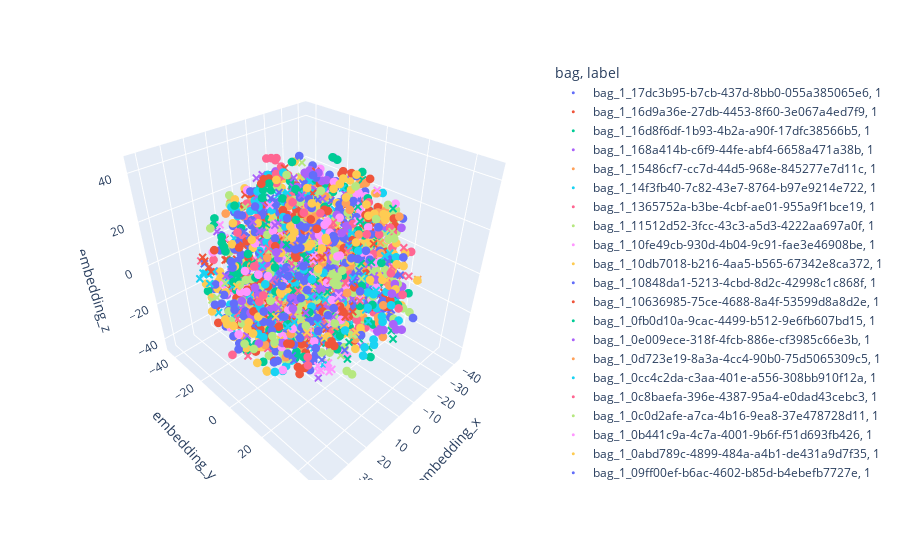

The notebook cell this image was saved under:
### Code cell
DATASET_HDF5 = "/media/mdastorage/breast_5x_aug_1.h5"

# ===================================== Dataset to Pandas ===============================

dataset = BreastEmbeddingDataset(DATASET_HDF5)

dataloader = data_utils.DataLoader(dataset, batch_size=1, num_workers=0, pin_memory=True, shuffle=False, collate_fn=collate)

embedding_df = pd.DataFrame(columns=["embedding", "coords", "bag", "label"])

tsne = TSNE(n_components=3, random_state=0)

embeddings = []
for batch_idx, (data, _, _, _) in enumerate(dataloader):
    if batch_idx < 350:
        continue
    if batch_idx > 400:
        break
    data = np.array(data[0,:,:])
    for inst in range(data.shape[0]):
        embeddings.append(data[inst,:])

print(np.array(embeddings).shape)
projections = tsne.fit_transform(np.array(embeddings))
print(projections.shape)


instance_index = 0
for batch_idx, (data, coords, label, path) in enumerate(dataloader):
    if batch_idx < 350:
        continue
    if batch_idx > 400:
        break
    num_instances = data.shape[1]
    for index in range(instance_index, num_instances+instance_index):
        projection = projections[index]
        new_row = pd.DataFrame({"embedding_x": projection[0], "embedding_y": projection[1], "embedding_z": projection[2], "coords": coords, "bag": path, "label": label,})
        embedding_df = pd.concat([new_row, embedding_df.loc[:]]).reset_index(drop=True)
        
    instance_index += num_instances



fig = px.scatter_3d(embedding_df, x="embedding_x", y="embedding_y", z="embedding_z", color="bag", symbol="label", symbol_sequence=["circle","x"])

fig.update_traces(marker_size=3)
fig.update_layout(dict(updatemenus=[
                        dict(
                            type = "buttons",
                            direction = "left",
                            buttons=list([
                                dict(
                                    args=["visible", "legendonly"],
                                    label="Deselect All",
                                    method="restyle"
                                ),
                                dict(
                                    args=["visible", True],
                                    label="Select All",
                                    method="restyle"
                                )
                            ]),
                            pad={"r": 10, "t": 10},
                            showactive=False,
                            x=1,
                            xanchor="right",
                            y=1.1,
                            yanchor="top"
                        ),
                    ]
              ))
fig.show()
